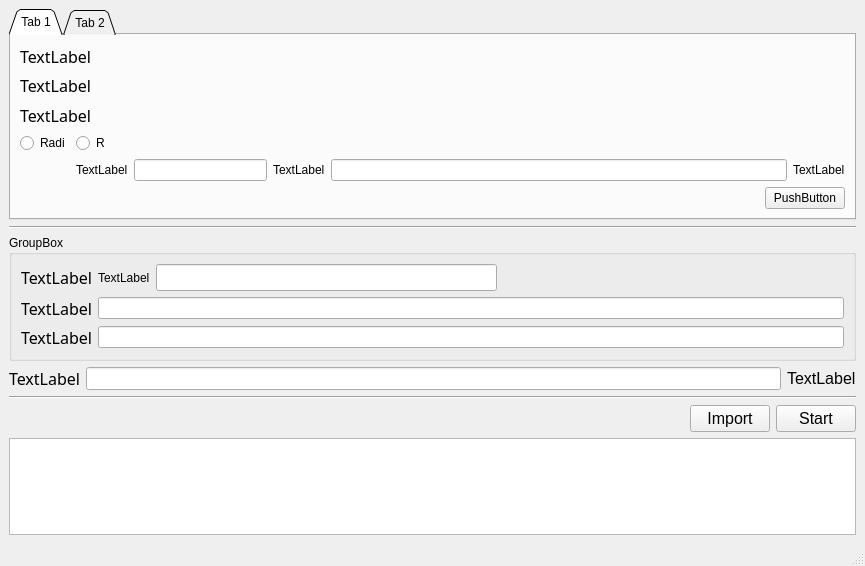
<?xml version="1.0" encoding="UTF-8"?>
<ui version="4.0">
 <class>MainWindow</class>
 <widget class="QMainWindow" name="MainWindow">
  <property name="geometry">
   <rect>
    <x>0</x>
    <y>0</y>
    <width>865</width>
    <height>566</height>
   </rect>
  </property>
  <property name="windowTitle">
   <string>MainWindow</string>
  </property>
  <widget class="QWidget" name="centralwidget">
   <layout class="QGridLayout" name="gridLayout_10">
    <item row="1" column="0">
     <widget class="Line" name="line_2">
      <property name="orientation">
       <enum>Qt::Horizontal</enum>
      </property>
     </widget>
    </item>
    <item row="2" column="0">
     <widget class="QGroupBox" name="groupBox">
      <property name="title">
       <string>GroupBox</string>
      </property>
      <layout class="QGridLayout" name="gridLayout_3">
       <item row="0" column="0">
        <layout class="QGridLayout" name="gridLayout">
         <item row="1" column="1" colspan="3">
          <widget class="QLineEdit" name="address_line"/>
         </item>
         <item row="0" column="0">
          <widget class="QLabel" name="number">
           <property name="font">
            <font>
             <family>標楷體</family>
             <pointsize>12</pointsize>
            </font>
           </property>
           <property name="text">
            <string>TextLabel</string>
           </property>
          </widget>
         </item>
         <item row="1" column="0">
          <widget class="QLabel" name="address">
           <property name="font">
            <font>
             <family>標楷體</family>
             <pointsize>12</pointsize>
            </font>
           </property>
           <property name="text">
            <string>TextLabel</string>
           </property>
          </widget>
         </item>
         <item row="2" column="1" colspan="3">
          <widget class="QLineEdit" name="name_line"/>
         </item>
         <item row="2" column="0">
          <widget class="QLabel" name="name">
           <property name="font">
            <font>
             <family>標楷體</family>
             <pointsize>12</pointsize>
            </font>
           </property>
           <property name="text">
            <string>TextLabel</string>
           </property>
          </widget>
         </item>
         <item row="0" column="3">
          <spacer name="horizontalSpacer_2">
           <property name="orientation">
            <enum>Qt::Horizontal</enum>
           </property>
           <property name="sizeHint" stdset="0">
            <size>
             <width>40</width>
             <height>20</height>
            </size>
           </property>
          </spacer>
         </item>
         <item row="0" column="2">
          <widget class="QLineEdit" name="number_line">
           <property name="font">
            <font>
             <pointsize>12</pointsize>
            </font>
           </property>
          </widget>
         </item>
         <item row="0" column="1">
          <widget class="QLabel" name="label_V">
           <property name="text">
            <string>TextLabel</string>
           </property>
          </widget>
         </item>
        </layout>
       </item>
      </layout>
     </widget>
    </item>
    <item row="3" column="0">
     <layout class="QHBoxLayout" name="horizontalLayout">
      <item>
       <widget class="QLabel" name="file_name">
        <property name="font">
         <font>
          <family>標楷體</family>
          <pointsize>12</pointsize>
         </font>
        </property>
        <property name="text">
         <string>TextLabel</string>
        </property>
       </widget>
      </item>
      <item>
       <widget class="QLineEdit" name="file_name_line">
        <property name="sizePolicy">
         <sizepolicy hsizetype="Expanding" vsizetype="Minimum">
          <horstretch>0</horstretch>
          <verstretch>0</verstretch>
         </sizepolicy>
        </property>
       </widget>
      </item>
      <item>
       <widget class="QLabel" name="label">
        <property name="font">
         <font>
          <pointsize>12</pointsize>
         </font>
        </property>
        <property name="text">
         <string>TextLabel</string>
        </property>
       </widget>
      </item>
     </layout>
    </item>
    <item row="4" column="0">
     <widget class="Line" name="line">
      <property name="orientation">
       <enum>Qt::Horizontal</enum>
      </property>
     </widget>
    </item>
    <item row="5" column="0">
     <layout class="QGridLayout" name="gridLayout_9">
      <item row="0" column="0">
       <spacer name="horizontalSpacer">
        <property name="orientation">
         <enum>Qt::Horizontal</enum>
        </property>
        <property name="sizeHint" stdset="0">
         <size>
          <width>458</width>
          <height>20</height>
         </size>
        </property>
       </spacer>
      </item>
      <item row="0" column="1">
       <widget class="QPushButton" name="import_btm">
        <property name="sizePolicy">
         <sizepolicy hsizetype="Minimum" vsizetype="Minimum">
          <horstretch>0</horstretch>
          <verstretch>0</verstretch>
         </sizepolicy>
        </property>
        <property name="font">
         <font>
          <family>Arial</family>
          <pointsize>12</pointsize>
         </font>
        </property>
        <property name="mouseTracking">
         <bool>false</bool>
        </property>
        <property name="text">
         <string>Import</string>
        </property>
       </widget>
      </item>
      <item row="0" column="2">
       <widget class="QPushButton" name="start_btm">
        <property name="sizePolicy">
         <sizepolicy hsizetype="Minimum" vsizetype="Minimum">
          <horstretch>0</horstretch>
          <verstretch>0</verstretch>
         </sizepolicy>
        </property>
        <property name="font">
         <font>
          <family>Arial</family>
          <pointsize>12</pointsize>
         </font>
        </property>
        <property name="text">
         <string>Start</string>
        </property>
       </widget>
      </item>
      <item row="1" column="0" colspan="3">
       <widget class="QPlainTextEdit" name="status_txt"/>
      </item>
     </layout>
    </item>
    <item row="0" column="0">
     <widget class="QTabWidget" name="tabWidget">
      <property name="styleSheet">
       <string notr="true"/>
      </property>
      <property name="tabShape">
       <enum>QTabWidget::Triangular</enum>
      </property>
      <property name="currentIndex">
       <number>0</number>
      </property>
      <widget class="QWidget" name="tab_1">
       <attribute name="title">
        <string>Tab 1</string>
       </attribute>
       <layout class="QGridLayout" name="gridLayout_8">
        <item row="0" column="0">
         <layout class="QGridLayout" name="gridLayout_4">
          <item row="0" column="0" colspan="2">
           <layout class="QVBoxLayout" name="verticalLayout">
            <item>
             <widget class="QLabel" name="tab_1_title_1">
              <property name="font">
               <font>
                <family>標楷體</family>
                <pointsize>12</pointsize>
               </font>
              </property>
              <property name="text">
               <string>TextLabel</string>
              </property>
             </widget>
            </item>
            <item>
             <widget class="QLabel" name="tab_1_title_2">
              <property name="font">
               <font>
                <family>標楷體</family>
                <pointsize>12</pointsize>
               </font>
              </property>
              <property name="text">
               <string>TextLabel</string>
              </property>
              <property name="textFormat">
               <enum>Qt::AutoText</enum>
              </property>
             </widget>
            </item>
            <item>
             <widget class="QLabel" name="tab_1_title_3">
              <property name="font">
               <font>
                <family>標楷體</family>
                <pointsize>12</pointsize>
               </font>
              </property>
              <property name="text">
               <string>TextLabel</string>
              </property>
             </widget>
            </item>
           </layout>
          </item>
          <item row="1" column="0" colspan="2">
           <layout class="QGridLayout" name="gridLayout_2">
            <item row="1" column="4">
             <widget class="QLineEdit" name="build_No_input"/>
            </item>
            <item row="0" column="2" colspan="4">
             <spacer name="horizontalSpacer_5">
              <property name="orientation">
               <enum>Qt::Horizontal</enum>
              </property>
              <property name="sizeHint" stdset="0">
               <size>
                <width>468</width>
                <height>20</height>
               </size>
              </property>
             </spacer>
            </item>
            <item row="1" column="5">
             <widget class="QLabel" name="label_2">
              <property name="text">
               <string>TextLabel</string>
              </property>
             </widget>
            </item>
            <item row="1" column="1">
             <widget class="QLabel" name="build_num">
              <property name="text">
               <string>TextLabel</string>
              </property>
             </widget>
            </item>
            <item row="0" column="1">
             <widget class="QRadioButton" name="muilti">
              <property name="text">
               <string>R</string>
              </property>
             </widget>
            </item>
            <item row="0" column="0">
             <widget class="QRadioButton" name="single">
              <property name="text">
               <string>Radi</string>
              </property>
             </widget>
            </item>
            <item row="1" column="2">
             <widget class="QLineEdit" name="build_num_input">
              <property name="sizePolicy">
               <sizepolicy hsizetype="Minimum" vsizetype="Fixed">
                <horstretch>0</horstretch>
                <verstretch>0</verstretch>
               </sizepolicy>
              </property>
              <property name="minimumSize">
               <size>
                <width>133</width>
                <height>21</height>
               </size>
              </property>
             </widget>
            </item>
            <item row="1" column="3">
             <widget class="QLabel" name="build_No">
              <property name="text">
               <string>TextLabel</string>
              </property>
             </widget>
            </item>
           </layout>
          </item>
          <item row="2" column="0">
           <spacer name="horizontalSpacer_6">
            <property name="orientation">
             <enum>Qt::Horizontal</enum>
            </property>
            <property name="sizeHint" stdset="0">
             <size>
              <width>608</width>
              <height>20</height>
             </size>
            </property>
           </spacer>
          </item>
          <item row="2" column="1">
           <widget class="QPushButton" name="config_1_btm">
            <property name="text">
             <string>PushButton</string>
            </property>
           </widget>
          </item>
         </layout>
        </item>
       </layout>
      </widget>
      <widget class="QWidget" name="tab_2">
       <attribute name="title">
        <string>Tab 2</string>
       </attribute>
       <layout class="QGridLayout" name="gridLayout_7">
        <item row="0" column="0">
         <layout class="QGridLayout" name="gridLayout_6">
          <item row="0" column="0" colspan="2">
           <layout class="QVBoxLayout" name="verticalLayout_2">
            <item>
             <widget class="QLabel" name="tab_2_title_1">
              <property name="font">
               <font>
                <family>標楷體</family>
                <pointsize>12</pointsize>
               </font>
              </property>
              <property name="text">
               <string>TextLabel</string>
              </property>
             </widget>
            </item>
            <item>
             <widget class="QLabel" name="tab_2_title_2">
              <property name="font">
               <font>
                <family>標楷體</family>
                <pointsize>12</pointsize>
               </font>
              </property>
              <property name="text">
               <string>TextLabel</string>
              </property>
              <property name="textFormat">
               <enum>Qt::AutoText</enum>
              </property>
             </widget>
            </item>
            <item>
             <widget class="QLabel" name="tab_2_title_3">
              <property name="font">
               <font>
                <family>標楷體</family>
                <pointsize>12</pointsize>
               </font>
              </property>
              <property name="text">
               <string>TextLabel</string>
              </property>
             </widget>
            </item>
           </layout>
          </item>
          <item row="1" column="0" colspan="2">
           <layout class="QGridLayout" name="gridLayout_5">
            <item row="0" column="0" colspan="5">
             <spacer name="horizontalSpacer_7">
              <property name="orientation">
               <enum>Qt::Horizontal</enum>
              </property>
              <property name="sizeHint" stdset="0">
               <size>
                <width>538</width>
                <height>20</height>
               </size>
              </property>
             </spacer>
            </item>
            <item row="1" column="0">
             <widget class="QRadioButton" name="radioButton_1">
              <property name="text">
               <string>RadioButton</string>
              </property>
              <attribute name="buttonGroup">
               <string notr="true">buttonGroup</string>
              </attribute>
             </widget>
            </item>
            <item row="1" column="1">
             <widget class="QRadioButton" name="radioButton_2">
              <property name="text">
               <string>RadioButton</string>
              </property>
              <attribute name="buttonGroup">
               <string notr="true">buttonGroup</string>
              </attribute>
             </widget>
            </item>
            <item row="1" column="2">
             <widget class="QRadioButton" name="radioButton_3">
              <property name="text">
               <string>RadioButton</string>
              </property>
              <attribute name="buttonGroup">
               <string notr="true">buttonGroup</string>
              </attribute>
             </widget>
            </item>
            <item row="1" column="3">
             <widget class="QRadioButton" name="radioButton_4">
              <property name="text">
               <string>RadioButton</string>
              </property>
              <attribute name="buttonGroup">
               <string notr="true">buttonGroup</string>
              </attribute>
             </widget>
            </item>
            <item row="1" column="4">
             <spacer name="horizontalSpacer_8">
              <property name="orientation">
               <enum>Qt::Horizontal</enum>
              </property>
              <property name="sizeHint" stdset="0">
               <size>
                <width>78</width>
                <height>20</height>
               </size>
              </property>
             </spacer>
            </item>
           </layout>
          </item>
          <item row="2" column="0">
           <spacer name="horizontalSpacer_4">
            <property name="orientation">
             <enum>Qt::Horizontal</enum>
            </property>
            <property name="sizeHint" stdset="0">
             <size>
              <width>438</width>
              <height>20</height>
             </size>
            </property>
           </spacer>
          </item>
          <item row="2" column="1">
           <widget class="QPushButton" name="config_2_btm">
            <property name="text">
             <string>PushButton</string>
            </property>
           </widget>
          </item>
         </layout>
        </item>
       </layout>
      </widget>
     </widget>
    </item>
   </layout>
  </widget>
  <widget class="QMenuBar" name="menubar">
   <property name="geometry">
    <rect>
     <x>0</x>
     <y>0</y>
     <width>865</width>
     <height>22</height>
    </rect>
   </property>
  </widget>
  <widget class="QStatusBar" name="statusbar"/>
 </widget>
 <resources/>
 <connections/>
 <buttongroups>
  <buttongroup name="buttonGroup"/>
 </buttongroups>
</ui>
